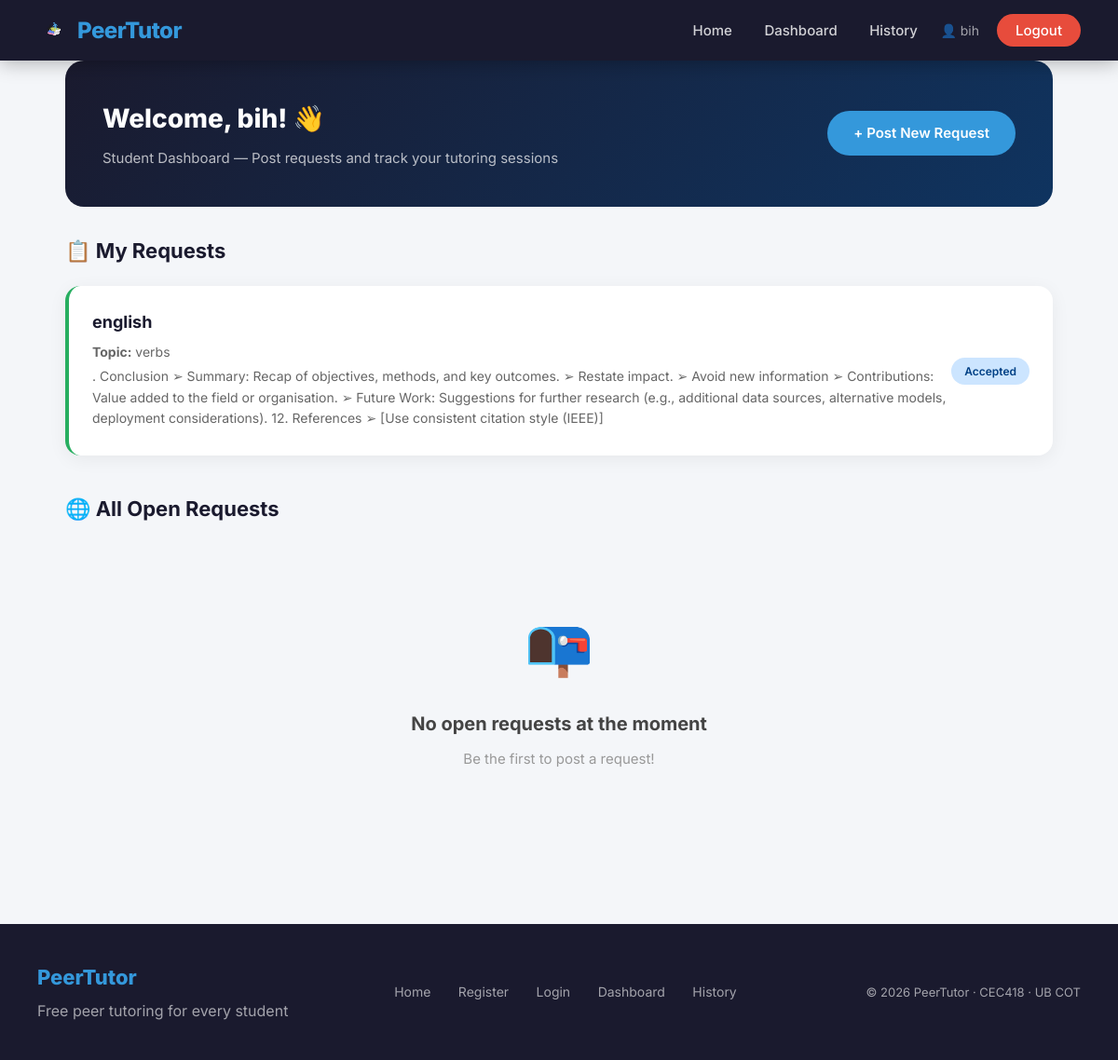
Page /dashboard (signed in) on the committed database.
### app/models.py (models this page shows, shortened)
class User(db.Model, UserMixin):
    id = db.Column(db.Integer, primary_key=True)
    full_name = db.Column(db.String(100), nullable=False)
    email = db.Column(db.String(120), unique=True,
                      nullable=False)
    password = db.Column(db.String(200), nullable=False)
    role = db.Column(db.String(10), nullable=False)
    created_at = db.Column(db.DateTime,
                           default=datetime.utcnow)
    requests = db.relationship(
        "TutoringRequest",
        foreign_keys="TutoringRequest.student_id",
        backref="student",
        lazy=True
    )
    sessions = db.relationship(
        "Session",
        foreign_keys="Session.tutor_id",
        backref="tutor",
        lazy=True
    )

class TutoringRequest(db.Model):
    id = db.Column(db.Integer, primary_key=True)
    subject = db.Column(db.String(100), nullable=False)
    topic = db.Column(db.String(200), nullable=False)
    description = db.Column(db.Text, nullable=True)
    status = db.Column(db.String(20), default="open")
    created_at = db.Column(db.DateTime,
                           default=datetime.utcnow)
    student_id = db.Column(
        db.Integer,
        db.ForeignKey("user.id"),
        nullable=False
    )

### app/routes.py (the view, shortened to what this page needs)
@main.route("/dashboard")
@login_required
def dashboard():
    if current_user.role == "student":
        my_requests = TutoringRequest.query.filter_by(
            student_id=current_user.id).all()
        open_requests = TutoringRequest.query.filter_by(
            status="open").all()
        request_sessions = {}
        for req in my_requests:
            session = Session.query.filter_by(
                request_id=req.id).first()
            if session:
                request_sessions[req.id] = session
        return render_template(
            "dashboard.html",
            requests=my_requests,
            open_requests=open_requests,
            accepted_requests=[],
            request_sessions=request_sessions
        )

### app/models.py (called while the page is built)
@login_manager.user_loader
def load_user(user_id):
    return User.query.get(int(user_id))

### app/templates/dashboard.html (shortened to what this page needs)
{% extends "base.html" %}
{% block styles %}
<link rel="stylesheet"
    href="{{ url_for('static', filename='css/dashboard.css') }}">
{% endblock %}
{% block content %}
<div class="container">
    <div class="dashboard-header">
        <div>
            <h1>Welcome, {{ current_user.full_name }}! 👋</h1>
            <p>
                {% if current_user.role == "student" %}
                    Student Dashboard — Post requests and
                    track your tutoring sessions
                {% else %}
                    Tutor Dashboard — Browse and accept
                    tutoring requests from students
                {% endif %}
            </p>
        </div>
        <div>
            {% if current_user.role == "student" %}
            <a href="/request/new" class="btn">
                + Post New Request
            </a>
            {% endif %}
        </div>
    </div>
    {% if current_user.role == "student" %}
        <h3 class="section-title">📋 My Requests</h3>
        {% if requests %}
            {% for req in requests %}
            <div class="request-card"
                {% if req.status == "accepted" %}
                style="border-left: 4px solid #27ae60;"
                {% endif %}>
                <div class="request-info">
                    <h4>{{ req.subject }}</h4>
                    <p>
                        <strong>Topic:</strong> {{ req.topic }}
                    </p>
                    <p>{{ req.description }}</p>
                </div>
                <div class="request-actions">
                    {% if req.status == "open" %}
                    <span class="badge badge-open">
                        Open
                    </span>
                    {% elif req.status == "accepted" %}
                    <span class="badge badge-accepted">
                        Accepted
                    </span>
                    {% else %}
                    <span class="badge badge-closed">
                        Closed
                    </span>
                    {% endif %}
                </div>
            </div>
            {% endfor %}
        {% endif %}
        <h3 class="section-title" style="margin-top: 40px;">
            🌐 All Open Requests
        </h3>
        {% if open_requests %}
            {% for req in open_requests %}
            <div class="request-card">
                <div class="request-info">
                    <h4>{{ req.subject }}</h4>
                    <p>
                        <strong>Topic:</strong> {{ req.topic }}
                    </p>
                    <p>{{ req.description }}</p>
                    <p style="color: #999; font-size: 13px;">
                        Posted by: {{ req.student.full_name }}
                    </p>
                </div>
                <div class="request-actions">
                    <span class="badge badge-open">Open</span>
                </div>
            </div>
            {% endfor %}
        {% else %}
            <div class="empty-state">
                <div class="empty-icon">📭</div>
                <h3>No open requests at the moment</h3>
                <p>Be the first to post a request!</p>
            </div>
        {% endif %}
    {% endif %}
</div>
{% endblock %}

### app/templates/base.html (shortened to what this page needs)
<!DOCTYPE html>
<html lang="en">
<head>
    <link rel="stylesheet"
        href="{{ url_for('static', filename='css/base.css') }}">
    {% block styles %}{% endblock %}
</head>
<body>
    <nav>
        <a href="/" class="logo">
            <img src="{{ url_for('static',
                filename='images/logo.png') }}"
                alt="PeerTutor Logo"
                style="width: 35px; height: 35px;
                object-fit: contain;">
            PeerTutor
        </a>
        <div class="nav-links">
            <a href="/">Home</a>
            {% if current_user.is_authenticated %}
                {% if current_user.role == "admin" %}
                    <a href="/admin">Dashboard</a>
                {% else %}
                    <a href="/dashboard">Dashboard</a>
                    <a href="/history">History</a>
                {% endif %}
                <span style="color: rgba(255,255,255,0.6);
                    margin-left: 20px; font-size: 14px;">
                    👤 {{ current_user.full_name }}
                </span>
                <a href="/logout" class="btn-nav"
                style="background: #e74c3c;">
                    Logout
                </a>
            {% endif %}
        </div>
    </nav>
    {% block content %}{% endblock %}
    <footer>
        <div>
            <div class="footer-logo">PeerTutor</div>
            <div>Free peer tutoring for every student</div>
        </div>
        <div class="footer-links">
            <a href="/">Home</a>
            <a href="/register">Register</a>
            <a href="/login">Login</a>
            <a href="/dashboard">Dashboard</a>
            <a href="/history">History</a>
        </div>
        <div class="footer-copy">
            © 2026 PeerTutor · CEC418 · UB COT
        </div>
    </footer>
</body>
</html>

### app/static/css/base.css (style rules this page uses)
* { margin: 0; padding: 0; box-sizing: border-box; }
body { font-family: 'Inter', Arial, sans-serif; background-color: #f4f6f9; color: #333; line-height: 1.6; }
nav { background-color: #1a1a2e; padding: 15px 40px; display: flex; justify-content: space-between; align-items: center; position: sticky; top: 0; z-index: 1000; box-shadow: 0 2px 20px rgba(0,0,0,0.3); }
nav .logo { color: #3498db; font-size: 24px; font-weight: 800; text-decoration: none; letter-spacing: -0.5px; display: flex; flex-direction: row; align-items: center; gap: 8px; line-height: 1; }
nav .nav-links a { color: rgba(255,255,255,0.8); text-decoration: none; margin-left: 30px; font-size: 15px; font-weight: 500; transition: color 0.3s ease; }
nav .nav-links .btn-nav { background: #3498db; color: white; padding: 8px 20px; border-radius: 50px; margin-left: 15px; }
.container { max-width: 1100px; margin: 0 auto; padding: 0 20px; }
.btn { display: inline-block; padding: 12px 28px; background: #3498db; color: white; border: none; border-radius: 50px; cursor: pointer; text-decoration: none; font-size: 15px; font-weight: 600; transition: all 0.3s ease; }
footer { background: #1a1a2e; color: rgba(255,255,255,0.6); padding: 40px; margin-top: 80px; display: flex; justify-content: space-between; align-items: center; flex-wrap: wrap; gap: 20px; }
footer .footer-logo { color: #3498db; font-size: 22px; font-weight: 800; margin-bottom: 6px; }
footer .footer-links a { color: rgba(255,255,255,0.6); text-decoration: none; margin-right: 25px; font-size: 14px; transition: color 0.3s ease; }
footer .footer-copy { font-size: 13px; }

### app/static/css/dashboard.css (style rules this page uses)
.dashboard-header { background: linear-gradient(135deg, #1a1a2e 0%, #0f3460 100%); color: white; padding: 40px; border-radius: 20px; margin-bottom: 30px; display: flex; justify-content: space-between; align-items: center; }
.dashboard-header h1 { font-size: 28px; font-weight: 800; margin-bottom: 8px; }
.dashboard-header p { color: rgba(255,255,255,0.7); font-size: 15px; }
.section-title { font-size: 22px; font-weight: 700; color: #1a1a2e; margin-bottom: 20px; display: flex; align-items: center; gap: 10px; }
.request-card { background: white; padding: 25px; border-radius: 16px; box-shadow: 0 4px 20px rgba(0,0,0,0.06); margin-bottom: 20px; border-left: 4px solid #3498db; transition: transform 0.3s ease, box-shadow 0.3s ease; display: flex; justify-content: space-between; align-items: center; }
.request-info h4 { font-size: 18px; font-weight: 700; color: #1a1a2e; margin-bottom: 6px; }
.request-info p { color: #666; font-size: 14px; margin-bottom: 4px; }
.request-actions { display: flex; flex-direction: column; align-items: flex-end; gap: 10px; }
.badge { display: inline-block; padding: 5px 14px; border-radius: 50px; font-size: 12px; font-weight: 600; }
.badge-accepted { background: #cce5ff; color: #004085; }
.empty-state { text-align: center; padding: 60px 20px; color: #999; }
.empty-state .empty-icon { font-size: 60px; margin-bottom: 20px; }
.empty-state h3 { font-size: 20px; font-weight: 700; color: #444; margin-bottom: 10px; }
.empty-state p { font-size: 15px; margin-bottom: 25px; }

### rows in the picture
User: full_name "bih"
TutoringRequest: subject "english", topic "verbs", description ". Conclusion ➢ Summary: Recap of objectives, methods, and key outcomes. ➢ Restate impact. ➢ Avoid new information ➢ Contributions: Value added to the field or organisation. ➢ Future Work: Suggestions for further research (e.g., additional data sources, alternative models, deployment considerations). 12. References ➢ [Use consistent citation style (IEEE)]", status "Accepted"
